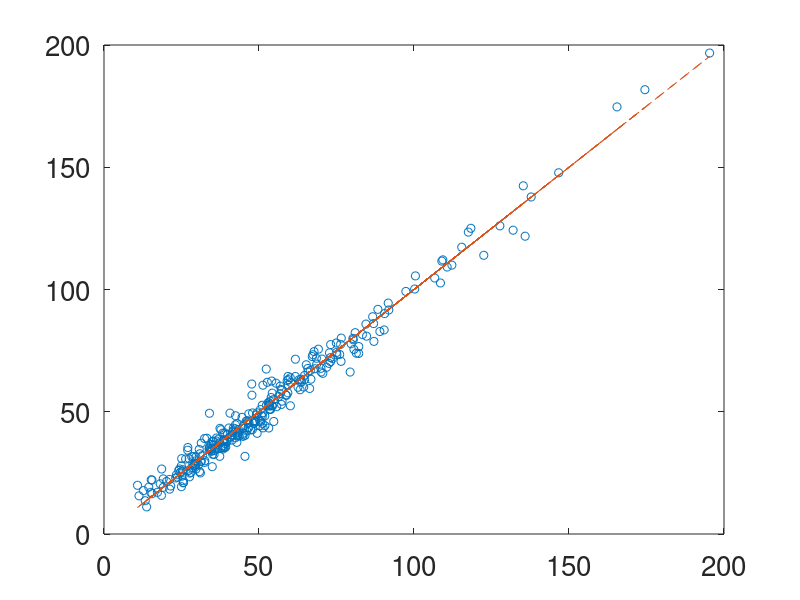

Source code (MATLAB): (Note: this script raises an error after producing the figure.)
clear;set(0,'defaultaxesfontsize',20); format long
load('jm_data.mat')
output=[ptotped, betanped, wped];
input=[r a kappa delta bt ip neped betan zeffped];
X=input;
[M,p]=size(X);
y=output;
sigma=0;
N=M/2;
sd=1;rng(sd);% choose random number seed
XX(:,1:p)=X;
ixe=p;
for i=1:p
    ix=ixe+1;
    ixe=ix+p-i;
    XX(:,ix:ixe)=X(:,i:end).*repmat(X(:,i),1,p+1-i);
end
XX=[ones(M,1),XX];
N2=size(XX,2);

% XX=[ones(M,1),X];
% N2=size(XX,2);

% GP y \sim N(m(x),C(x,x'))
% m(x) = 0
% C(x,x') = sigma^2*exp(-1/2/l^2*(x-x')^2)
% want y|xobs 
% in particular ywant|xobs, where ywant = f(xwant);

for i=1:M
    for j=1:M
        C0(i,j) = exp(-1/2*norm(X(i,:)-X(j,:))^2);
    end 
end

%C0test = pdist2(X,X,'euclidean'); %same as C0
m=zeros(M,1);

sigma=10;l=2;sigg=0;%pp=zeros(2+N2,1);
betat=(XX(1:N,:)'*XX(1:N,:))\XX(1:N,:)'*y(1:N,:);
pp(1)=sigma;pp(2)=l;pp(3)=sigg;
% pp(4:3+N2)=(XX(1:N,:)'*XX(1:N,:))\XX(1:N,:)'*y(1:N,:);
%pp=randn(3,1);
C=sigma^2*C0.^(1/l^2);
Cwant = C(N+1:end,N+1:end) - C(N+1:end,1:N)*((C(1:N,1:N)+sigg^2*eye(N))\C(1:N,N+1:end));

for k=1:3
%k=1;
    ym = sum(y(N+1:end,k))/N;
    sigma=ym;
    l=2;%pp=zeros(3+N2,1);
    sigma=1;
    l=1;
    sigg=1;
    pp(1)=sigma;
    pp(2)=l;
    pp(3)=sigg;
    C=sigma^2*C0.^(1/l^2);
    %sigg=1e-4; %ym*0.1;
    
    ywantb(:,k) = XX(N+1:end,:)*betat(:,k) + C(N+1:end,1:N)*((C(1:N,1:N)+sigg^2*eye(N))\(y(1:N,k)-XX(1:N,:)*betat(:,k)));
    outsampsb(k) = norm(ywantb(:,k)-y(N+1:end,k))/norm(y(N+1:end,k));
    r2b(k) = 1 - sum((ywantb(:,k)-y(N+1:end,k)).^2)/sum((y(N+1:end,k)-ym).^2);
    
figure(11)
plot(y(N+1:end,k),ywantb(:,k),'o');hold;
%plot(y(N+1:end,k),ywant(:,k)+sqrt(diag(Cwant)),'rx');
%plot(y(N+1:end,k),ywant(:,k)-sqrt(diag(Cwant)),'rx');
plot(y(N+1:end,k),y(N+1:end,k),'--');
hold

%pp=randn(N2+3,1); 
%pp(4:end)=(XX(1:N,:)'*XX(1:N,:))\XX(1:N,:)'*y(1:N,k);
pp=randn(3,1);

tic
[pp1,fval,exitflag]=fminsearch(@(pp)mle_gp2B(pp,N,m,C0,y(1:N,k),XX(1:N,:)),pp);%,sigg),pp);
%,sigg),pp);
optim_time_mle = toc


sigma=pp1(1);
l=pp1(2);
sigg=pp1(3);

%pp=pp1;
C=sigma^2*C0.^(1/l^2);
CI=(C(1:N,1:N)+sigg^2*eye(N))\eye(N);
Sigbeta=(XX(1:N,:)'*CI*XX(1:N,:))\eye(N2);
mbeta = Sigbeta*XX(1:N,:)'*CI*y(1:N,k);
mbetas(:,k) = mbeta;
ppp(:,k)=pp1;

Cwant=C(N+1:end,N+1:end)+sigg^2*eye(N) - C(N+1:end,1:N)*CI*C(N+1:end,1:N)' + ...
    (XX(N+1:end,:)-C(N+1:end,1:N)*CI*XX(1:N,:))*Sigbeta*(XX(N+1:end,:)-C(N+1:end,1:N)*CI*XX(1:N,:))';

Cwants(:,:,k) = Cwant; 
    ywant(:,k) = (XX(N+1:end,:)-C(N+1:end,1:N)*CI*XX(1:N,:))*mbeta + ...
        C(N+1:end,1:N)*CI*y(1:N,k);
    outsamps(k) = norm(ywant(:,k)-y(N+1:end,k))/norm(y(N+1:end,k))    
    outsampsm(k) = sum((ywant(:,k)-y(N+1:end,k))./y(N+1:end,k))/N
    
    r2(k) = 1 - sum((ywant(:,k)-y(N+1:end,k)).^2)/sum((y(N+1:end,k)-ym).^2)
    
figure(k)
plot(y(N+1:end,k),ywant(:,k),'o');hold;
plot(y(N+1:end,k),ywant(:,k)+sqrt(diag(Cwant)),'x');
plot(y(N+1:end,k),ywant(:,k)-sqrt(diag(Cwant)),'x');
plot(sort(y(N+1:end,k)),sort(y(N+1:end,k)),'--');
xlabel('Real output');ylabel('GP estimate')
legend('mean','mean+std','mean-std','truth')
hold

fra(k)=sum((ywant(:,k)-sqrt(diag(Cwant))<=y(N+1:end,k)).* ...
    (y(N+1:end,k)<=ywant(:,k)+sqrt(diag(Cwant))))/N

k
end

